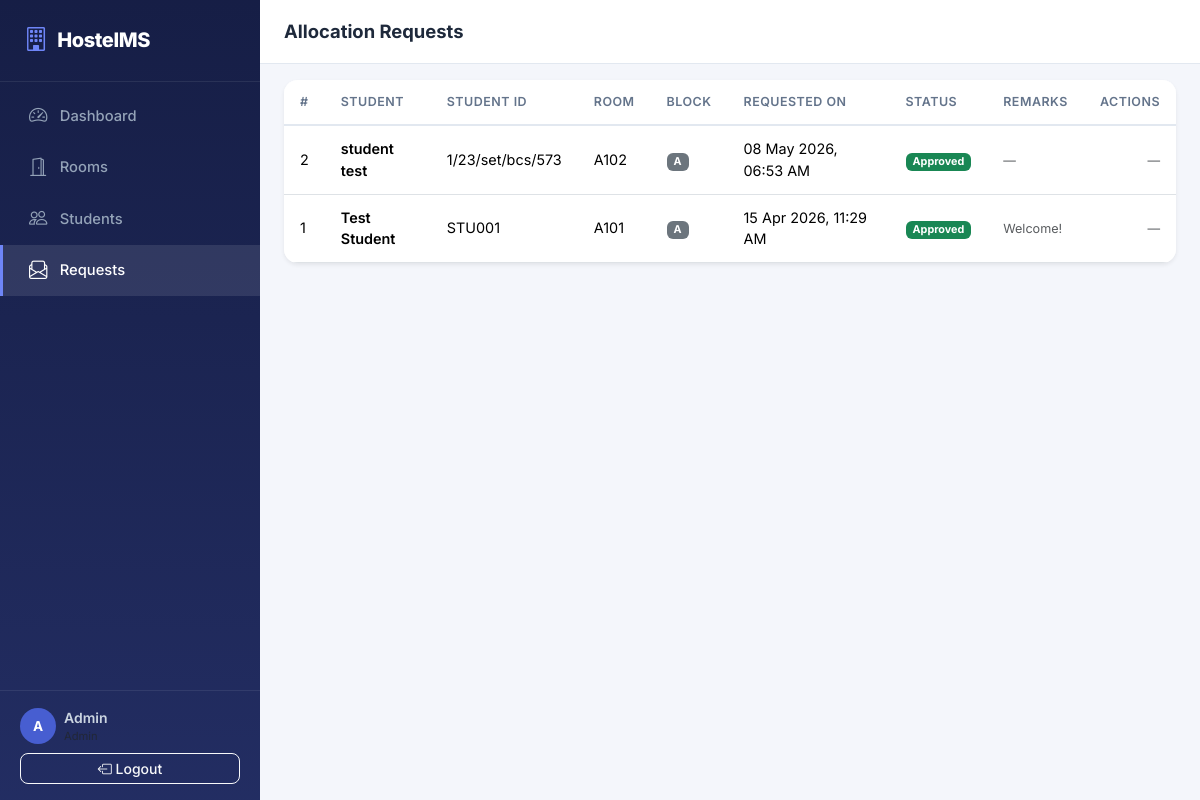
Screenshot of /admin/requests (signed in) with the database file from the repository.
### models.py (models this page shows, shortened)
class User(UserMixin, db.Model):
    __tablename__ = "users"
    id         = db.Column(db.Integer, primary_key=True)
    name       = db.Column(db.String(100), nullable=False)
    email      = db.Column(db.String(120), unique=True, nullable=False)
    password   = db.Column(db.String(256), nullable=False)          # hashed
    role       = db.Column(db.String(10), nullable=False, default="student")  # admin | student
    student_id = db.Column(db.String(20), unique=True, nullable=True)        # NULL for admins
    phone      = db.Column(db.String(15), nullable=True)
    created_at = db.Column(db.DateTime, default=datetime.utcnow)
    requests = db.relationship("AllocationRequest", backref="student",
                               foreign_keys="AllocationRequest.student_id",
                               lazy=True)

class AllocationRequest(db.Model):
    __tablename__ = "allocation_requests"
    id            = db.Column(db.Integer, primary_key=True)
    student_id    = db.Column(db.Integer, db.ForeignKey("users.id"), nullable=False)
    room_id       = db.Column(db.Integer, db.ForeignKey("rooms.id"), nullable=False)
    request_date  = db.Column(db.DateTime, default=datetime.utcnow)
    status        = db.Column(db.String(10), nullable=False, default="pending")  # pending | approved | rejected
    approved_by   = db.Column(db.Integer, db.ForeignKey("users.id"), nullable=True)
    move_in_date  = db.Column(db.Date, nullable=True)
    remarks       = db.Column(db.Text, nullable=True)
    approver = db.relationship("User", foreign_keys=[approved_by], lazy=True)

class Room(db.Model):
    __tablename__ = "rooms"
    id          = db.Column(db.Integer, primary_key=True)
    room_number = db.Column(db.String(10), unique=True, nullable=False)
    block       = db.Column(db.String(5), nullable=False)          # A, B, C, D
    floor       = db.Column(db.Integer, nullable=False)
    room_type   = db.Column(db.String(10), nullable=False)         # single | double | triple
    price       = db.Column(db.Float, nullable=False)
    capacity    = db.Column(db.Integer, nullable=False)
    amenities   = db.Column(db.String(255), nullable=True)         # comma-separated
    status      = db.Column(db.String(10), nullable=False, default="vacant")  # vacant | occupied
    allocations = db.relationship("AllocationRequest", backref="room", lazy=True)

### routes/admin.py (the view)
@admin_bp.route("/requests")
@login_required
@admin_required
def requests_list():
    all_requests = (
        AllocationRequest.query
        .order_by(AllocationRequest.request_date.desc())
        .all()
    )
    return render_template("admin/requests.html", requests=all_requests)

### app.py (called while the page is built)
@login_manager.user_loader
def load_user(user_id):
    return User.query.get(int(user_id))

### routes/admin.py (called while the page is built)
def admin_required(f):
    @wraps(f)
    def decorated_function(*args, **kwargs):
        if not current_user.is_authenticated or current_user.role != "admin":
            flash("Access denied. Admins only.", "danger")
            return redirect(url_for("login"))
        return f(*args, **kwargs)
    return decorated_function

### templates/admin/requests.html (shortened to what this page needs)
{% extends "layout_auth.html" %}
{% block page_title %}Allocation Requests{% endblock %}
{% block content %}
<div class="card border-0 shadow-sm">
    <div class="table-responsive">
        <table class="table table-hover align-middle mb-0" id="requestsTable">
            <thead>
                <tr>
                    <th>#</th>
                    <th>Student</th>
                    <th>Student ID</th>
                    <th>Room</th>
                    <th>Block</th>
                    <th>Requested On</th>
                    <th>Status</th>
                    <th>Remarks</th>
                    <th class="text-end">Actions</th>
                </tr>
            </thead>
            <tbody>
                {% for req in requests %}
                <tr>
                    <td>{{ req.id }}</td>
                    <td class="fw-semibold">{{ req.student.name }}</td>
                    <td>{{ req.student.student_id }}</td>
                    <td>{{ req.room.room_number }}</td>
                    <td><span class="badge bg-secondary">{{ req.room.block }}</span></td>
                    <td>{{ req.request_date.strftime('%d %b %Y, %I:%M %p') }}</td>
                    <td>
                        {% if req.status == 'approved' %}
                        <span class="badge bg-success">Approved</span>
                        {% elif req.status == 'pending' %}
                        <span class="badge bg-warning text-dark">Pending</span>
                        {% else %}
                        <span class="badge bg-danger">Rejected</span>
                        {% endif %}
                    </td>
                    <td><small class="text-muted">{{ req.remarks or '—' }}</small></td>
                    <td class="text-end">
                        {% if req.status == 'pending' %}
                        <button class="btn btn-sm btn-outline-success me-1"
                                data-bs-toggle="modal" data-bs-target="#approveModal{{ req.id }}" title="Approve">
                            <i class="bi bi-check-lg"></i>
                        </button>
                        <button class="btn btn-sm btn-outline-danger"
                                data-bs-toggle="modal" data-bs-target="#rejectModal{{ req.id }}" title="Reject">
                            <i class="bi bi-x-lg"></i>
                        </button>
                        <div class="modal fade" id="approveModal{{ req.id }}" tabindex="-1">
                            <div class="modal-dialog">
                                <div class="modal-content">
                                    <form method="POST" action="{{ url_for('admin.approve_request', req_id=req.id) }}">
                                        <div class="modal-header bg-success text-white">
                                            <h5 class="modal-title">Approve Request #{{ req.id }}</h5>
                                            <button type="button" class="btn-close btn-close-white" data-bs-dismiss="modal"></button>
                                        </div>
                                        <div class="modal-body text-start">
                                            <p>Approve <strong>{{ req.student.name }}</strong> for
                                               Room <strong>{{ req.room.room_number }}</strong>?</p>
                                            <label for="remarks_approve_{{ req.id }}" class="form-label">Remarks (optional)</label>
                                            <textarea class="form-control" id="remarks_approve_{{ req.id }}"
                                                      name="remarks" rows="2" placeholder="Any notes…"></textarea>
                                        </div>
                                        <div class="modal-footer">
                                            <button type="button" class="btn btn-secondary" data-bs-dismiss="modal">Cancel</button>
                                            <button type="submit" class="btn btn-success">
                                                <i class="bi bi-check-lg me-1"></i> Approve
                                            </button>
                                        </div>
                                    </form>
                                </div>
                            </div>
                        </div>
                        <div class="modal fade" id="rejectModal{{ req.id }}" tabindex="-1">
                            <div class="modal-dialog">
                                <div class="modal-content">
                                    <form method="POST" action="{{ url_for('admin.reject_request', req_id=req.id) }}">
                                        <div class="modal-header bg-danger text-white">
                                            <h5 class="modal-title">Reject Request #{{ req.id }}</h5>
                                            <button type="button" class="btn-close btn-close-white" data-bs-dismiss="modal"></button>
                                        </div>
                                        <div class="modal-body text-start">
                                            <p>Reject <strong>{{ req.student.name }}'s</strong> request for
                                               Room <strong>{{ req.room.room_number }}</strong>?</p>
                                            <label for="remarks_reject_{{ req.id }}" class="form-label">Reason / Remarks</label>
                                            <textarea class="form-control" id="remarks_reject_{{ req.id }}"
                                                      name="remarks" rows="2" placeholder="Reason for rejection…"></textarea>
                                        </div>
                                        <div class="modal-footer">
                                            <button type="button" class="btn btn-secondary" data-bs-dismiss="modal">Cancel</button>
                                            <button type="submit" class="btn btn-danger">
                                                <i class="bi bi-x-lg me-1"></i> Reject
                                            </button>
                                        </div>
                                    </form>
                                </div>
                            </div>
                        </div>
                        {% else %}
                        <span class="text-muted small">—</span>
                        {% endif %}
                    </td>
                </tr>
                {% endfor %}
            </tbody>
        </table>
    </div>
</div>
{% endblock %}

### templates/layout_auth.html (shortened to what this page needs)
{% extends "base.html" %}
{% block body %}
<div class="d-flex" id="wrapper">
    <nav id="sidebar" class="sidebar d-flex flex-column">
        <div class="sidebar-brand">
            <i class="bi bi-building"></i>
            <span>HostelMS</span>
        </div>
        <ul class="nav flex-column mt-2 flex-grow-1">
            {% if current_user.role == 'admin' %}
            <li class="nav-item">
                <a class="nav-link {% if request.endpoint == 'admin.dashboard' %}active{% endif %}"
                   href="{{ url_for('admin.dashboard') }}">
                    <i class="bi bi-speedometer2"></i> Dashboard
                </a>
            </li>
            <li class="nav-item">
                <a class="nav-link {% if request.endpoint and 'admin.room' in request.endpoint %}active{% endif %}"
                   href="{{ url_for('admin.rooms') }}">
                    <i class="bi bi-door-open"></i> Rooms
                </a>
            </li>
            <li class="nav-item">
                <a class="nav-link {% if request.endpoint == 'admin.students' %}active{% endif %}"
                   href="{{ url_for('admin.students') }}">
                    <i class="bi bi-people"></i> Students
                </a>
            </li>
            <li class="nav-item">
                <a class="nav-link {% if request.endpoint == 'admin.requests_list' %}active{% endif %}"
                   href="{{ url_for('admin.requests_list') }}">
                    <i class="bi bi-envelope-paper"></i> Requests
                </a>
            </li>
            {% endif %}
        </ul>
        <div class="sidebar-footer">
            <div class="d-flex align-items-center gap-2 mb-2">
                <div class="avatar-circle">
                    {{ current_user.name[0]|upper }}
                </div>
                <div class="overflow-hidden">
                    <div class="fw-semibold text-truncate small">{{ current_user.name }}</div>
                    <div class="text-muted" style="font-size:.7rem">{{ current_user.role|capitalize }}</div>
                </div>
            </div>
            <a href="{{ url_for('logout') }}" class="btn btn-outline-light btn-sm w-100">
                <i class="bi bi-box-arrow-left"></i> Logout
            </a>
        </div>
    </nav>
    <div id="page-content" class="flex-grow-1">
        <nav class="topbar d-flex align-items-center">
            <h1 class="topbar-title mb-0">{% block page_title %}Dashboard{% endblock %}</h1>
        </nav>
        <div class="container-fluid px-4 pt-3">
        </div>
        <main class="container-fluid px-4 pb-5">
            {% block content %}{% endblock %}
        </main>
    </div>
</div>
{% endblock %}

### static/css/style.css (style rules this page uses)
:root { --font-family: 'Inter', -apple-system, BlinkMacSystemFont, 'Segoe UI', sans-serif; --primary-hue: 230; --primary: hsl(var(--primary-hue), 72%, 55%); --primary-dark: hsl(var(--primary-hue), 72%, 42%); --primary-light: hsl(var(--primary-hue), 72%, 95%); --bg-body: #f4f6fb; --bg-sidebar: linear-gradient(180deg, hsl(230, 52%, 18%) 0%, hsl(230, 48%, 26%) 100%); --sidebar-w: 260px; --topbar-h: 64px; --success: #16a34a; --warning: #eab308; --danger: #dc2626; --info: #0891b2; --shadow-sm: 0 1px 3px rgba(0,0,0,.08); --shadow-md: 0 4px 14px rgba(0,0,0,.1); --shadow-lg: 0 10px 30px rgba(0,0,0,.12); --ease: cubic-bezier(.4,0,.2,1); }
*, *::before, *::after { box-sizing: border-box; }
body { font-family: var(--font-family); background: var(--bg-body); color: #1e293b; margin: 0; -webkit-font-smoothing: antialiased; }
.sidebar { width: var(--sidebar-w); min-height: 100vh; background: var(--bg-sidebar); color: #cbd5e1; padding: 0; position: fixed; top: 0; left: 0; z-index: 1040; transition: transform .3s var(--ease); }
.sidebar-brand { display: flex; align-items: center; gap: .6rem; padding: 1.4rem 1.5rem; font-size: 1.25rem; font-weight: 800; color: #fff; letter-spacing: -.02em; border-bottom: 1px solid rgba(255,255,255,.08); }
.sidebar-brand i { font-size: 1.5rem; color: hsl(230, 90%, 70%); }
.sidebar .nav-link { color: #94a3b8; padding: .75rem 1.5rem; display: flex; align-items: center; gap: .65rem; font-size: .92rem; font-weight: 500; border-left: 3px solid transparent; transition: all .2s var(--ease); }
.sidebar .nav-link.active { color: #fff; background: rgba(255,255,255,.1); border-left-color: hsl(230, 90%, 70%); }
.sidebar .nav-link i { font-size: 1.15rem; width: 1.4rem; text-align: center; }
.sidebar-footer { padding: 1rem 1.25rem; border-top: 1px solid rgba(255,255,255,.08); }
.avatar-circle { width: 36px; height: 36px; border-radius: 50%; background: hsl(230, 60%, 55%); color: #fff; display: flex; align-items: center; justify-content: center; font-weight: 700; font-size: .85rem; flex-shrink: 0; }
#page-content { margin-left: var(--sidebar-w); min-height: 100vh; transition: margin-left .3s var(--ease); }
.topbar { height: var(--topbar-h); padding: 0 1.5rem; background: #fff; border-bottom: 1px solid #e2e8f0; position: sticky; top: 0; z-index: 1020; }
.topbar-title { font-size: 1.15rem; font-weight: 700; color: #1e293b; }
.card { border-radius: 14px; overflow: hidden; }
.table thead { background: #f8fafc; }
.table thead th { font-size: .78rem; font-weight: 600; text-transform: uppercase; letter-spacing: .04em; color: #64748b; border-bottom: 2px solid #e2e8f0; padding: .8rem 1rem; white-space: nowrap; }
.table tbody td { padding: .75rem 1rem; vertical-align: middle; font-size: .9rem; }
.table-hover tbody tr { transition: background .15s var(--ease); }
.btn { border-radius: 8px; font-weight: 500; }

### rows the page displays
User: name "A", name "Admin"
AllocationRequest: id "2", student.name "student test", student.student_id "1/23/set/bcs/573", room.room_number "A102", room.block "A", request_date "08 May 2026, 06:53 AM", status "Approved", remarks "—"
AllocationRequest: id "1", student.name "Test Student", student.student_id "STU001", room.room_number "A101", room.block "A", request_date "15 Apr 2026, 11:29 AM", status "Approved", remarks "Welcome!"
